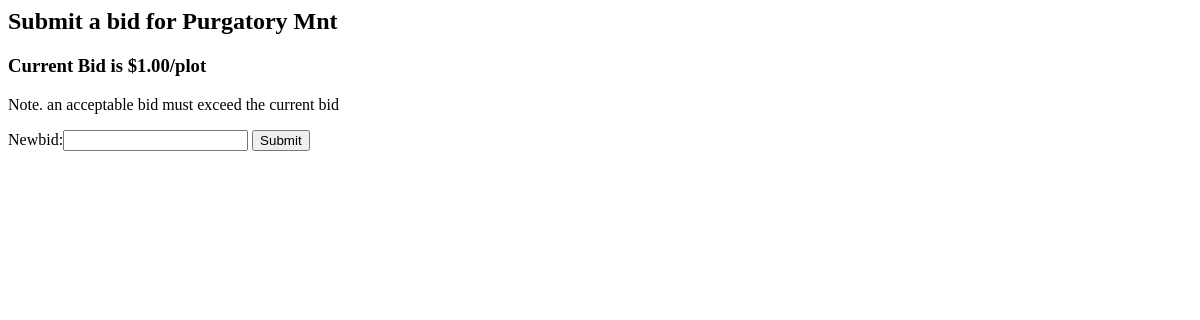
/bid/11/, run on an earlier commit of the app's database.
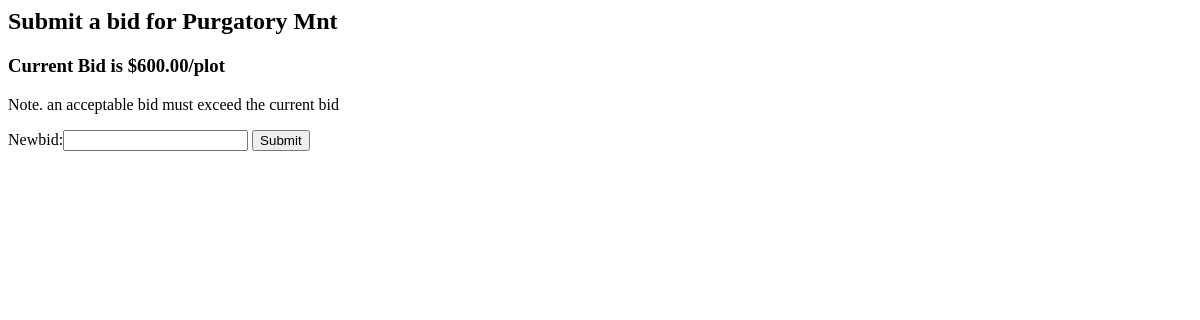
And on a later commit of the database.
### bid/models.py (models this page shows, shortened)
class Cruise(models.Model):
    name = models.CharField(max_length=200)
    state = models.CharField(max_length=200)
    numPlots = models.IntegerField(default=0)
    bid = models.DecimalField(max_digits=5, decimal_places=2, default=0)

### bid/views.py (the view)
# urls.py: url(r'^(?P<cruise_id>[0-9]+)/$', views.placeBid, name='placeBid'),
def placeBid(request, cruise_id):
    cruise = get_object_or_404(Cruise, pk=cruise_id)
    if request.method == 'POST':
        form = bidForm(request.POST)
        if form.is_valid():
            postBid = form.cleaned_data['newBid']
            if postBid > cruise.bid:
                cruise.bid = postBid
                cruise.save()
                allCruises = Cruise.objects.all()
                context = {'allCruises': allCruises}
                return render(request, 'bid/index.html', context)
            else:
                form.is_valid = False
                message = 'Try again, your bid must exceed $%s/plot' % cruise.bid
                return HttpResponse(message)
    else:
        form = bidForm()
    return render(request, 'bid/placeBid.html', {'cruise': cruise, 'form':form})

### bid/forms.py
class bidForm(forms.Form):
	newBid = forms.DecimalField(max_digits=5, decimal_places=2)

### bid/templates/bid/placeBid.html (shortened to what this page needs)
<h2> Submit a bid for {{cruise.name}}</h2>
<h3>Current Bid is ${{cruise.bid}}/plot</h3>
<p>Note. an acceptable bid must exceed the current bid</p>
<form action= "" method="post">
    {{ form }}
    <input type="submit" value="Submit" />
</form>

What changed in the data, as far as the page shows it:
changed Cruise "Purgatory Mnt": bid "1.00" → "600.00"
